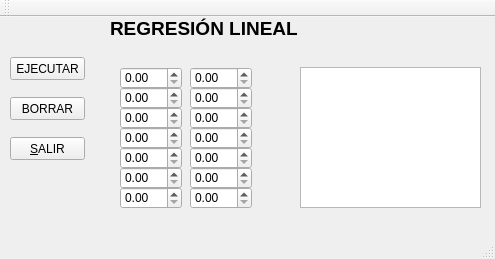
<?xml version="1.0" encoding="UTF-8"?>
<ui version="4.0">
 <class>P6</class>
 <widget class="QMainWindow" name="P6">
  <property name="geometry">
   <rect>
    <x>0</x>
    <y>0</y>
    <width>495</width>
    <height>259</height>
   </rect>
  </property>
  <property name="windowTitle">
   <string>P6</string>
  </property>
  <widget class="QWidget" name="centralWidget">
   <widget class="QPushButton" name="EJECUTAR">
    <property name="geometry">
     <rect>
      <x>10</x>
      <y>40</y>
      <width>75</width>
      <height>23</height>
     </rect>
    </property>
    <property name="text">
     <string>EJECUTAR</string>
    </property>
   </widget>
   <widget class="QDoubleSpinBox" name="y7">
    <property name="geometry">
     <rect>
      <x>190</x>
      <y>170</y>
      <width>62</width>
      <height>22</height>
     </rect>
    </property>
   </widget>
   <widget class="QPushButton" name="BORRAR">
    <property name="geometry">
     <rect>
      <x>10</x>
      <y>80</y>
      <width>75</width>
      <height>23</height>
     </rect>
    </property>
    <property name="text">
     <string>BORRAR</string>
    </property>
   </widget>
   <widget class="QDoubleSpinBox" name="y1">
    <property name="geometry">
     <rect>
      <x>190</x>
      <y>50</y>
      <width>62</width>
      <height>22</height>
     </rect>
    </property>
   </widget>
   <widget class="QLabel" name="label">
    <property name="geometry">
     <rect>
      <x>110</x>
      <y>0</y>
      <width>201</width>
      <height>21</height>
     </rect>
    </property>
    <property name="text">
     <string>&lt;html&gt;&lt;head/&gt;&lt;body&gt;&lt;p&gt;&lt;span style=&quot; font-size:14pt; font-weight:600;&quot;&gt;REGRESIÓN LINEAL&lt;/span&gt;&lt;/p&gt;&lt;/body&gt;&lt;/html&gt;</string>
    </property>
   </widget>
   <widget class="QDoubleSpinBox" name="x1">
    <property name="geometry">
     <rect>
      <x>120</x>
      <y>50</y>
      <width>62</width>
      <height>22</height>
     </rect>
    </property>
   </widget>
   <widget class="QDoubleSpinBox" name="y2">
    <property name="geometry">
     <rect>
      <x>190</x>
      <y>70</y>
      <width>62</width>
      <height>22</height>
     </rect>
    </property>
   </widget>
   <widget class="QDoubleSpinBox" name="x6">
    <property name="geometry">
     <rect>
      <x>120</x>
      <y>150</y>
      <width>62</width>
      <height>22</height>
     </rect>
    </property>
   </widget>
   <widget class="QTextEdit" name="TEXTO">
    <property name="geometry">
     <rect>
      <x>300</x>
      <y>50</y>
      <width>181</width>
      <height>141</height>
     </rect>
    </property>
   </widget>
   <widget class="QDoubleSpinBox" name="y6">
    <property name="geometry">
     <rect>
      <x>190</x>
      <y>150</y>
      <width>62</width>
      <height>22</height>
     </rect>
    </property>
   </widget>
   <widget class="QDoubleSpinBox" name="y3">
    <property name="geometry">
     <rect>
      <x>190</x>
      <y>90</y>
      <width>62</width>
      <height>22</height>
     </rect>
    </property>
   </widget>
   <widget class="QDoubleSpinBox" name="y5">
    <property name="geometry">
     <rect>
      <x>190</x>
      <y>130</y>
      <width>62</width>
      <height>22</height>
     </rect>
    </property>
   </widget>
   <widget class="QDoubleSpinBox" name="x2">
    <property name="geometry">
     <rect>
      <x>120</x>
      <y>70</y>
      <width>62</width>
      <height>22</height>
     </rect>
    </property>
   </widget>
   <widget class="QDoubleSpinBox" name="x7">
    <property name="geometry">
     <rect>
      <x>120</x>
      <y>170</y>
      <width>62</width>
      <height>22</height>
     </rect>
    </property>
   </widget>
   <widget class="QDoubleSpinBox" name="y4">
    <property name="geometry">
     <rect>
      <x>190</x>
      <y>110</y>
      <width>62</width>
      <height>22</height>
     </rect>
    </property>
   </widget>
   <widget class="QDoubleSpinBox" name="x4">
    <property name="geometry">
     <rect>
      <x>120</x>
      <y>110</y>
      <width>62</width>
      <height>22</height>
     </rect>
    </property>
   </widget>
   <widget class="QDoubleSpinBox" name="x5">
    <property name="geometry">
     <rect>
      <x>120</x>
      <y>130</y>
      <width>62</width>
      <height>22</height>
     </rect>
    </property>
   </widget>
   <widget class="QPushButton" name="SALIR">
    <property name="geometry">
     <rect>
      <x>10</x>
      <y>120</y>
      <width>75</width>
      <height>23</height>
     </rect>
    </property>
    <property name="text">
     <string>&amp;SALIR</string>
    </property>
   </widget>
   <widget class="QDoubleSpinBox" name="x3">
    <property name="geometry">
     <rect>
      <x>120</x>
      <y>90</y>
      <width>62</width>
      <height>22</height>
     </rect>
    </property>
   </widget>
  </widget>
  <widget class="QMenuBar" name="menuBar">
   <property name="geometry">
    <rect>
     <x>0</x>
     <y>0</y>
     <width>495</width>
     <height>21</height>
    </rect>
   </property>
  </widget>
  <widget class="QToolBar" name="mainToolBar">
   <attribute name="toolBarArea">
    <enum>TopToolBarArea</enum>
   </attribute>
   <attribute name="toolBarBreak">
    <bool>false</bool>
   </attribute>
  </widget>
  <widget class="QStatusBar" name="statusBar"/>
 </widget>
 <layoutdefault spacing="6" margin="11"/>
 <resources/>
 <connections/>
</ui>
